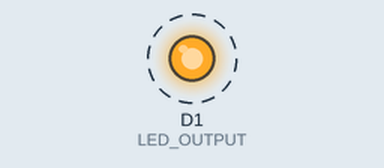
The sketch below on a simulated ESP8266 (NodeMCU). Parts: output pins drawn as LEDs (lit = HIGH). Dashed ring = blinking.

Above: at 0.5 s.
Timing chart, 0 to 4.6 s (numbered marks = the images above):
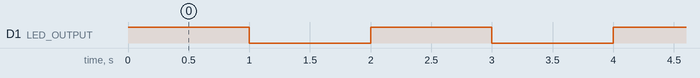

Measured:
- by itself, D1 (LED_OUTPUT): alternates HIGH for 1.0 s and LOW for 1.0 s

The sketch:

2a-blink-external-led.ino
```cpp
#define LED_OUTPUT D1 // D1 is the pin we will be powering out LED from

void setup()
{
  pinMode(LED_OUTPUT, OUTPUT); // LED pin as output.
}

void loop()
{
  // turn the LED off.
  digitalWrite(LED_OUTPUT, HIGH);

  delay(1000);
  // turn the LED on
  digitalWrite(LED_OUTPUT, LOW);
  delay(1000);
}
```
